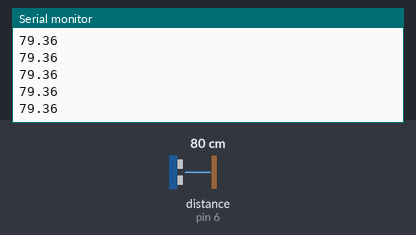
A sketch run on a simulated Arduino Uno, built with avr-gcc and run on an emulated ATmega328P. On the bench: the last lines printed to the serial monitor. The test bench sets the inputs (shaded band); at power-on: distance to the obstacle (sensor on pin 6) 80 cm. The echo pulse lasts 58.3 µs per cm.

Above: at 1.2 s.
1.3 s: distance to the obstacle (sensor on pin 6) set to 2 cm
At 2.2 s:
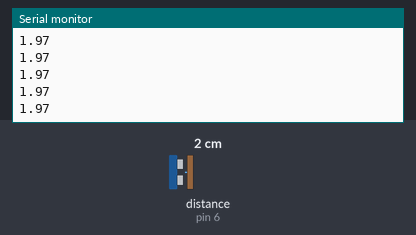
2.8 s: distance to the obstacle (sensor on pin 6) set to 4 cm
At 3.4 s:
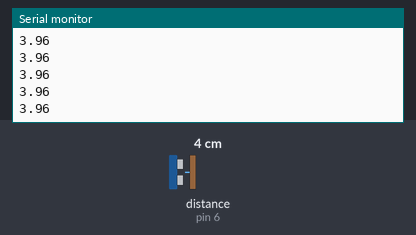
Timing chart, 0 to 5.8 s (numbered marks = the images above; inputs shaded):
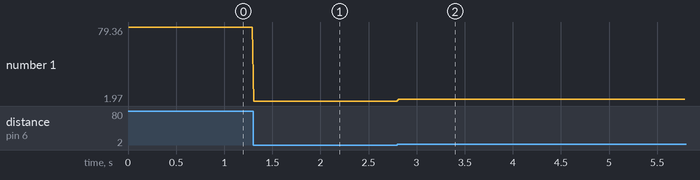

Measured:
- after the input at 1.3 s, the serial monitor: prints a new line at once (image 1)
- after the input at 2.8 s, the serial monitor: prints a new line at once (image 2)
- plotted number 1: 79.36 → 1.97 after the input at 1.3 s, 1.97 → 3.96 after the input at 2.8 s

The sketch:

Tarea_2.3.ino
```cpp
#include <NewPing.h>

#define TRIGGER_PIN  7
#define ECHO_PIN     6
#define MAX_DISTANCE 200
#define SOUND_SPEED 340.29f
#define PERIOD 20000 // período correspondiente a una frecuencia de 50Hz

unsigned long t1;
NewPing sonar(TRIGGER_PIN, ECHO_PIN, MAX_DISTANCE);

void setup() {
  Serial.begin(115200);
}

void loop() {
  t1 = micros();
  unsigned int time = sonar.ping();
  float distance = (((time * SOUND_SPEED) / 10000) / 2);
  Serial.println(distance);
  while (micros() < t1 + PERIOD){};
}
```
